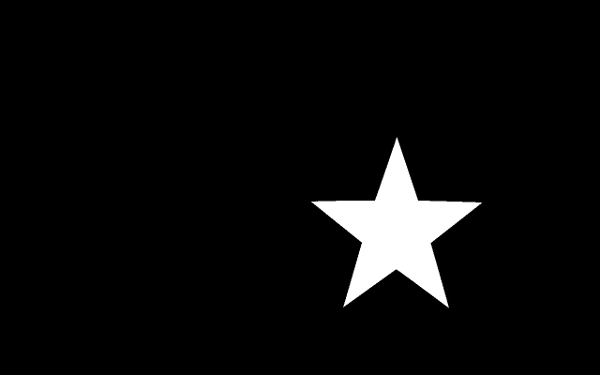
#> input picture test_images/star.jpg, 600 x 375 px
$ python convexity_defects.py
#> lines starting #> are read from the running program, lines starting #| are printed output that depends on the picture; after the words box and inside, x2 and y2 are one past the last pixel; in counts of white or black regions, pixels touching at a corner belong together
import cv2
import numpy as np

img = cv2.imread('../test_images/star.jpg')
#> img is the input picture: shape (375, 600, 3); min 0, max 255, mean 11.4
img_gray = cv2.cvtColor(img,cv2.COLOR_BGR2GRAY)
ret, thresh = cv2.threshold(img_gray, 127, 255,0)
#> thresh: shape (375, 600); 4.5% white; 1 white region
contours,hierarchy = cv2.findContours(thresh,2,1)
#> contours = 1 contour; box (x1, y1, x2, y2) and area: (312, 138, 481, 307) 9754
cnt = contours[0]
#> cnt = contour of 585 points, box (x1, y1, x2, y2) (312, 138, 481, 307), area 9754

hull = cv2.convexHull(cnt,returnPoints = False)
#> hull = [584, 459, 458, 345, 240, 125, 0]
defects = cv2.convexityDefects(cnt,hull)
#> defects = [[0, 125, 63, 9415], [125, 240, 176, 9342], [240, 345, 292, 9472], [345, 458, 408, 9186], [459, 584, 521, 9489]]

for i in range(defects.shape[0]):
    s,e,f,d = defects[i,0]
    start = tuple(cnt[s][0])
    end = tuple(cnt[e][0])
    far = tuple(cnt[f][0])
    cv2.line(img,start,end,[0,255,0],2)
    cv2.circle(img,far,5,[0,0,255],-1)
#> this loop made 5 passes
#> (s, e, f, d, start, end, far) on passes 1 to 5: (0, 125, 63, 9415, (396, 138), (312, 202), (374, 201)), (125, 240, 176, 9342, (312, 202), (343, 306), (362, 242)), (240, 345, 292, 9472, (343, 306), (448, 306), (395, 269)), (345, 458, 408, 9186, (448, 306), (480, 203), (430, 243)), (459, 584, 521, 9489, (480, 202), (397, 138), (418, 201))
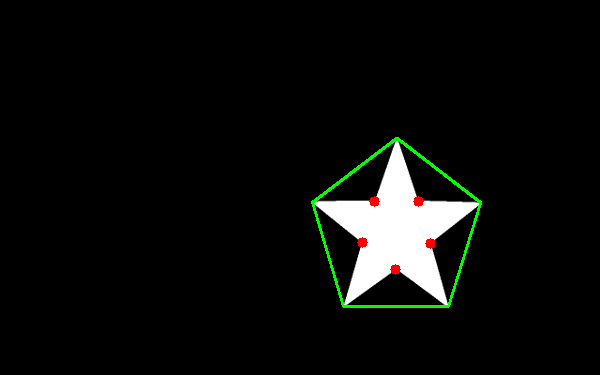
#> img: shape (375, 600, 3); 0.9% of pixels changed, all inside (x1, y1, x2, y2) = (311, 137, 482, 308)

cv2.imshow('img',img)
cv2.waitKey(0)
cv2.destroyAllWindows()

$ run again, with test_images/bolt.jpg copied over test_images/star.jpg
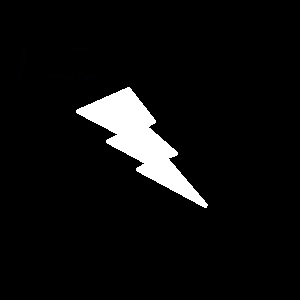
#> input picture test_images/bolt.jpg, 300 x 300 px
#> img is the input picture: shape (300, 300, 3); mean B, G, R 13.9, 13.9, 13.9
#> thresh: shape (300, 300); 5.5% white; 1 white region
#> contours = 1 contour; box (x1, y1, x2, y2) and area: (76, 87, 208, 208) 4729
#> cnt = contour of 358 points, box (x1, y1, x2, y2) (76, 87, 208, 208), area 4729
#> hull = 21 values, max 356 at index 0, min 0 at index 20, mean 179.7
#> defects = 15 rows, first 6: [0, 5, 3, 190], [5, 21, 12, 220], [21, 46, 37, 225], [46, 50, 47, 114], [53, 108, 93, 3439], [108, 156, 144, 2732]
#> the loop `for i in range(defects.shape[0]):` made 15 passes
#> (s, e, f, d, start, end, far) on passes 1 to 7: (0, 5, 3, 190, (127, 87), (122, 89), (124, 89)), (5, 21, 12, 220, (122, 89), (106, 96), (115, 93)), (21, 46, 37, 225, (106, 96), (81, 107), (90, 104)), (46, 50, 47, 114, (81, 107), (77, 109), (80, 108)), (53, 108, 93, 3439, (76, 112), (107, 143), (116, 133)), (108, 156, 144, 2732, (107, 143), (137, 171), (143, 162)), (156, 161, 159, 176, (137, 171), (142, 174), (140, 172))
#> after the loop `for i in range(defects.shape[0]):`:
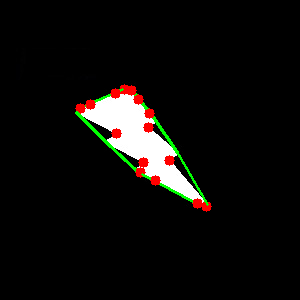
#> img: shape (300, 300, 3); 2.17% of pixels changed, all inside (x1, y1, x2, y2) = (75, 84, 212, 212)
